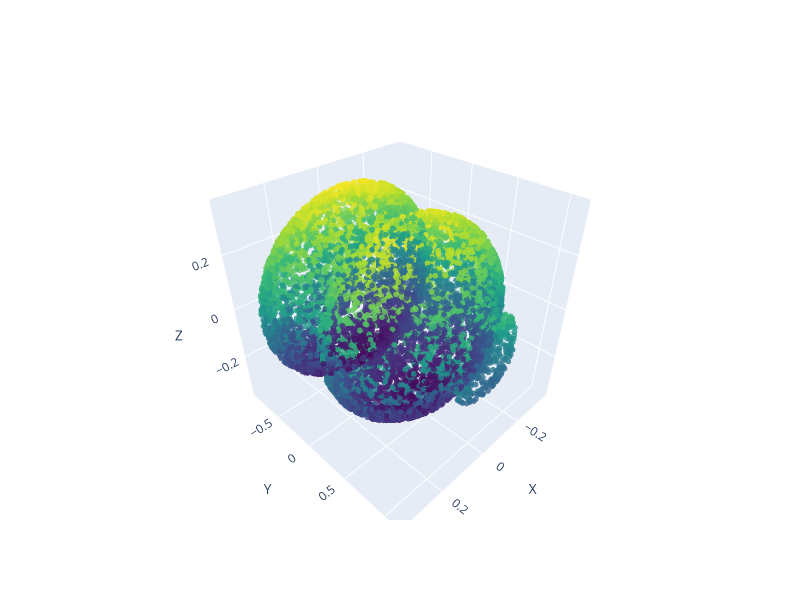

Notebook cell for this chart:
### Code cell
import numpy as np
import plotly.graph_objects as go

def visualize_point_cloud(filename):
    """Load and visualize point cloud with full mouse rotation control"""
    
    # Load and center data
    data = np.loadtxt(filename, delimiter=',')
    x = data[:, 0] - np.mean(data[:, 0])
    y = data[:, 1] - np.mean(data[:, 1]) 
    z = data[:, 2] - np.mean(data[:, 2])
    
    fig = go.Figure(data=[
        go.Scatter3d(
            x=x, y=y, z=z,
            mode='markers',
            marker=dict(
                size=2,
                color=z,
                colorscale='Viridis',
                opacity=0.8
            )
        )
    ])
    
    fig.update_layout(
        scene=dict(
            xaxis_title='X',
            yaxis_title='Y', 
            zaxis_title='Z',
            aspectmode='cube',
            dragmode='orbit'  # Enables free mouse rotation
        ),
        width=800,
        height=600
    )
    
    return fig

# Usage
misclassified_folder = 'log/classification/pointnet2_cls_ssg/inference/misclassified'
filename = 'log/classification/pointnet2_cls_ssg/inference/misclassified/bottle/0_469_pred_vase_gt_bottle.txt'
fig = visualize_point_cloud(filename)
fig.show()
# fig.write_html(f'{filename}_interactive_visualization.html')

### Figure 1 — Plotly figure (JSON) as saved in the notebook; plotly's stock layout.template omitted (floating-point values rounded to 4 significant figures; data arrays with more than 128 entries replaced by an {"elided": "..."} marker saying what was removed)
{"data": [{"marker": {"color": {"elided": "10000 float values"}, "colorscale": [[0, "#440154"], [0.1111, "#482878"], [0.2222, "#3e4989"], [0.3333, "#31688e"], [0.4444, "#26828e"], [0.5556, "#1f9e89"], [0.6667, "#35b779"], [0.7778, "#6ece58"], [0.8889, "#b5de2b"], [1, "#fde725"]], "opacity": 0.8, "size": 2}, "mode": "markers", "type": "scatter3d", "x": {"elided": "10000 float values"}, "y": {"elided": "10000 float values"}, "z": {"elided": "10000 float values"}}], "layout": {"height": 600, "scene": {"aspectmode": "cube", "dragmode": "orbit", "xaxis": {"title": {"text": "X"}}, "yaxis": {"title": {"text": "Y"}}, "zaxis": {"title": {"text": "Z"}}}, "width": 800}}
